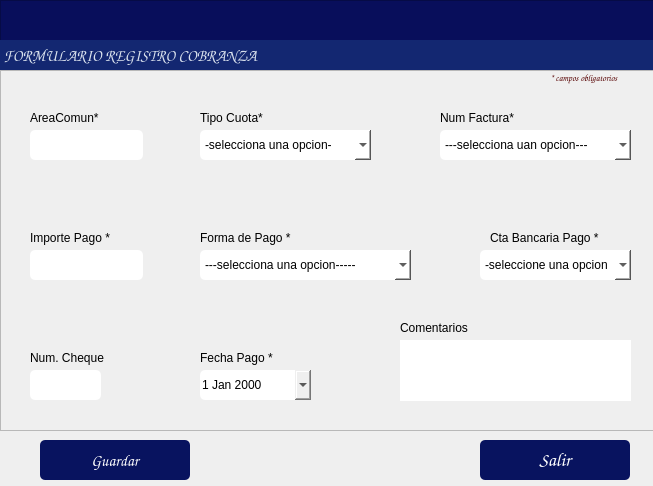
<?xml version="1.0" encoding="UTF-8"?>
<ui version="4.0">
 <class>Dialog</class>
 <widget class="QDialog" name="Dialog">
  <property name="windowModality">
   <enum>Qt::WindowModality::ApplicationModal</enum>
  </property>
  <property name="geometry">
   <rect>
    <x>0</x>
    <y>0</y>
    <width>653</width>
    <height>486</height>
   </rect>
  </property>
  <property name="windowTitle">
   <string/>
  </property>
  <property name="modal">
   <bool>true</bool>
  </property>
  <widget class="QPushButton" name="btnRegistrar">
   <property name="geometry">
    <rect>
     <x>40</x>
     <y>440</y>
     <width>150</width>
     <height>40</height>
    </rect>
   </property>
   <property name="font">
    <font>
     <family>Comic Sans MS</family>
     <pointsize>12</pointsize>
    </font>
   </property>
   <property name="styleSheet">
    <string notr="true">background-color: rgb(8, 19, 95);
color: rgb(255, 255, 255);
border-radius:5px;</string>
   </property>
   <property name="text">
    <string>Guardar</string>
   </property>
   <property name="icon">
    <iconset>
     <normaloff>../iconos/guardar.png</normaloff>../iconos/guardar.png</iconset>
   </property>
   <property name="iconSize">
    <size>
     <width>40</width>
     <height>40</height>
    </size>
   </property>
  </widget>
  <widget class="QPushButton" name="btnSalir">
   <property name="geometry">
    <rect>
     <x>480</x>
     <y>440</y>
     <width>150</width>
     <height>40</height>
    </rect>
   </property>
   <property name="font">
    <font>
     <family>Comic Sans MS</family>
     <pointsize>14</pointsize>
     <bold>false</bold>
    </font>
   </property>
   <property name="styleSheet">
    <string notr="true">background-color: rgb(8, 19, 95);
color: rgb(255, 255, 255);
border-radius:5px;</string>
   </property>
   <property name="text">
    <string>Salir</string>
   </property>
   <property name="icon">
    <iconset>
     <normaloff>../iconos/salir.ico</normaloff>../iconos/salir.ico</iconset>
   </property>
   <property name="iconSize">
    <size>
     <width>30</width>
     <height>30</height>
    </size>
   </property>
  </widget>
  <widget class="QFrame" name="frame_5">
   <property name="geometry">
    <rect>
     <x>0</x>
     <y>0</y>
     <width>681</width>
     <height>71</height>
    </rect>
   </property>
   <property name="maximumSize">
    <size>
     <width>16777215</width>
     <height>16777215</height>
    </size>
   </property>
   <property name="styleSheet">
    <string notr="true">background-color: rgb(8, 14, 91);</string>
   </property>
   <property name="frameShape">
    <enum>QFrame::Shape::StyledPanel</enum>
   </property>
   <property name="frameShadow">
    <enum>QFrame::Shadow::Raised</enum>
   </property>
   <widget class="QLabel" name="label_13">
    <property name="geometry">
     <rect>
      <x>0</x>
      <y>40</y>
      <width>832</width>
      <height>31</height>
     </rect>
    </property>
    <property name="font">
     <font>
      <family>Comic Sans MS</family>
      <pointsize>12</pointsize>
      <bold>true</bold>
     </font>
    </property>
    <property name="styleSheet">
     <string notr="true">color: rgb(255, 255, 255);
background-color: rgb(19, 39, 113);
color: rgb(255, 78, 2);
color: rgb(216, 224, 236);</string>
    </property>
    <property name="text">
     <string> FORMULARIO REGISTRO COBRANZA</string>
    </property>
    <property name="alignment">
     <set>Qt::AlignmentFlag::AlignLeading|Qt::AlignmentFlag::AlignLeft|Qt::AlignmentFlag::AlignVCenter</set>
    </property>
   </widget>
  </widget>
  <widget class="QFrame" name="frame">
   <property name="geometry">
    <rect>
     <x>0</x>
     <y>70</y>
     <width>671</width>
     <height>361</height>
    </rect>
   </property>
   <property name="frameShape">
    <enum>QFrame::Shape::StyledPanel</enum>
   </property>
   <property name="frameShadow">
    <enum>QFrame::Shadow::Raised</enum>
   </property>
   <widget class="QLabel" name="label_9">
    <property name="geometry">
     <rect>
      <x>30</x>
      <y>280</y>
      <width>81</width>
      <height>16</height>
     </rect>
    </property>
    <property name="text">
     <string>Num. Cheque</string>
    </property>
   </widget>
   <widget class="QComboBox" name="cmbTipoCuota">
    <property name="geometry">
     <rect>
      <x>200</x>
      <y>60</y>
      <width>171</width>
      <height>30</height>
     </rect>
    </property>
    <property name="styleSheet">
     <string notr="true">background-color: rgb(255, 255, 255);
border-radius:5px;</string>
    </property>
    <item>
     <property name="text">
      <string>-selecciona una opcion-</string>
     </property>
    </item>
    <item>
     <property name="text">
      <string>Cuota Mensual</string>
     </property>
    </item>
    <item>
     <property name="text">
      <string>Cuota Deposito Garantia</string>
     </property>
    </item>
    <item>
     <property name="text">
      <string>Cuota Anticipada</string>
     </property>
    </item>
    <item>
     <property name="text">
      <string>Otras Cuotas</string>
     </property>
    </item>
   </widget>
   <widget class="QTextEdit" name="txtComentarios">
    <property name="geometry">
     <rect>
      <x>400</x>
      <y>270</y>
      <width>231</width>
      <height>61</height>
     </rect>
    </property>
    <property name="styleSheet">
     <string notr="true">border-radius:5px;</string>
    </property>
   </widget>
   <widget class="QLabel" name="label_5">
    <property name="geometry">
     <rect>
      <x>200</x>
      <y>160</y>
      <width>91</width>
      <height>16</height>
     </rect>
    </property>
    <property name="text">
     <string>Forma de Pago *</string>
    </property>
   </widget>
   <widget class="QLabel" name="label">
    <property name="geometry">
     <rect>
      <x>30</x>
      <y>40</y>
      <width>81</width>
      <height>16</height>
     </rect>
    </property>
    <property name="text">
     <string>AreaComun*</string>
    </property>
   </widget>
   <widget class="QComboBox" name="cmbFormaPago">
    <property name="geometry">
     <rect>
      <x>200</x>
      <y>180</y>
      <width>211</width>
      <height>30</height>
     </rect>
    </property>
    <property name="styleSheet">
     <string notr="true">background-color: rgb(255, 255, 255);
border-radius:5px;</string>
    </property>
    <item>
     <property name="text">
      <string>---selecciona una opcion-----</string>
     </property>
    </item>
    <item>
     <property name="text">
      <string>Transferencia SPEI</string>
     </property>
    </item>
    <item>
     <property name="text">
      <string>Cheque</string>
     </property>
    </item>
    <item>
     <property name="text">
      <string>Deposito Bancario</string>
     </property>
    </item>
    <item>
     <property name="text">
      <string>Banco Interno</string>
     </property>
    </item>
   </widget>
   <widget class="QLabel" name="label_6">
    <property name="geometry">
     <rect>
      <x>30</x>
      <y>160</y>
      <width>81</width>
      <height>16</height>
     </rect>
    </property>
    <property name="text">
     <string>Importe Pago *</string>
    </property>
   </widget>
   <widget class="QDateEdit" name="boxDate">
    <property name="geometry">
     <rect>
      <x>200</x>
      <y>300</y>
      <width>111</width>
      <height>30</height>
     </rect>
    </property>
    <property name="styleSheet">
     <string notr="true">border-radius:5px;</string>
    </property>
    <property name="calendarPopup">
     <bool>true</bool>
    </property>
   </widget>
   <widget class="QLabel" name="label_10">
    <property name="geometry">
     <rect>
      <x>400</x>
      <y>250</y>
      <width>71</width>
      <height>16</height>
     </rect>
    </property>
    <property name="text">
     <string>Comentarios</string>
    </property>
   </widget>
   <widget class="QLabel" name="label_12">
    <property name="geometry">
     <rect>
      <x>440</x>
      <y>40</y>
      <width>101</width>
      <height>16</height>
     </rect>
    </property>
    <property name="text">
     <string>Num Factura*</string>
    </property>
   </widget>
   <widget class="QLabel" name="label_7">
    <property name="geometry">
     <rect>
      <x>200</x>
      <y>280</y>
      <width>81</width>
      <height>16</height>
     </rect>
    </property>
    <property name="text">
     <string>Fecha Pago *</string>
    </property>
   </widget>
   <widget class="QComboBox" name="cmbCtaBancaria">
    <property name="geometry">
     <rect>
      <x>480</x>
      <y>180</y>
      <width>151</width>
      <height>30</height>
     </rect>
    </property>
    <property name="styleSheet">
     <string notr="true">background-color: rgb(255, 255, 255);
border-radius:5px;</string>
    </property>
    <item>
     <property name="text">
      <string>-seleccione una opcion</string>
     </property>
    </item>
   </widget>
   <widget class="QLabel" name="label_4">
    <property name="geometry">
     <rect>
      <x>200</x>
      <y>40</y>
      <width>81</width>
      <height>16</height>
     </rect>
    </property>
    <property name="text">
     <string>Tipo Cuota*</string>
    </property>
   </widget>
   <widget class="QLabel" name="label_8">
    <property name="geometry">
     <rect>
      <x>490</x>
      <y>160</y>
      <width>111</width>
      <height>16</height>
     </rect>
    </property>
    <property name="text">
     <string>Cta Bancaria Pago *</string>
    </property>
   </widget>
   <widget class="QComboBox" name="cmbFactura">
    <property name="geometry">
     <rect>
      <x>440</x>
      <y>60</y>
      <width>191</width>
      <height>30</height>
     </rect>
    </property>
    <property name="styleSheet">
     <string notr="true">background-color: rgb(255, 255, 255);
border-radius:5px;
</string>
    </property>
    <item>
     <property name="text">
      <string>---selecciona uan opcion---</string>
     </property>
    </item>
   </widget>
   <widget class="QLineEdit" name="txtAreaC">
    <property name="geometry">
     <rect>
      <x>30</x>
      <y>60</y>
      <width>113</width>
      <height>30</height>
     </rect>
    </property>
    <property name="styleSheet">
     <string notr="true">border-radius:5px;</string>
    </property>
   </widget>
   <widget class="QLineEdit" name="txtImporte">
    <property name="geometry">
     <rect>
      <x>30</x>
      <y>180</y>
      <width>113</width>
      <height>30</height>
     </rect>
    </property>
    <property name="styleSheet">
     <string notr="true">border-radius:5px;</string>
    </property>
   </widget>
   <widget class="QLineEdit" name="txtCheque">
    <property name="geometry">
     <rect>
      <x>30</x>
      <y>300</y>
      <width>71</width>
      <height>30</height>
     </rect>
    </property>
    <property name="styleSheet">
     <string notr="true">border-radius:5px;</string>
    </property>
   </widget>
   <widget class="QLabel" name="label_3">
    <property name="geometry">
     <rect>
      <x>550</x>
      <y>0</y>
      <width>151</width>
      <height>16</height>
     </rect>
    </property>
    <property name="font">
     <font>
      <family>Comic Sans MS</family>
      <pointsize>7</pointsize>
      <italic>true</italic>
      <bold>true</bold>
     </font>
    </property>
    <property name="styleSheet">
     <string notr="true">color: rgb(85, 0, 0);</string>
    </property>
    <property name="text">
     <string>* campos obligatorios</string>
    </property>
   </widget>
  </widget>
 </widget>
 <resources/>
 <connections/>
</ui>
